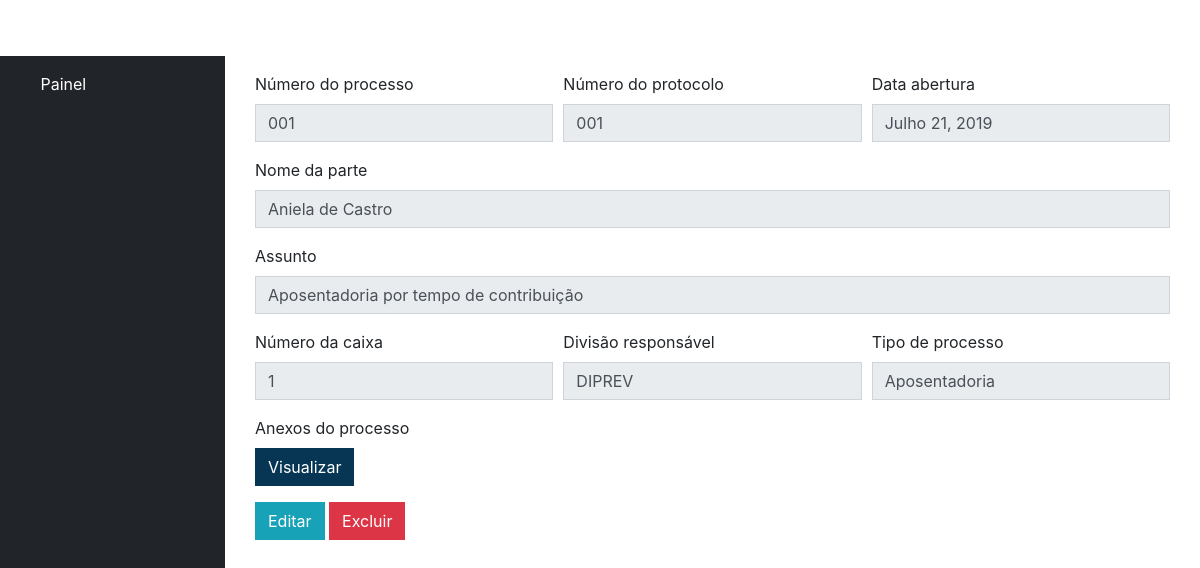
The app's page /listar/exibir/9 (signed in) with its own data.
### processo/models.py (models this page shows, shortened)
class Processo(models.Model):
    numero_processo = models.CharField(max_length=100, blank=False, null=False)
    protocolo_processo = models.CharField(max_length=100, blank=False, null=False)
    nome_parte_processo = models.CharField(max_length=100, blank=False, null=False)
    assunto_processo = models.CharField(max_length=250, blank=False, null=False)
    data_abertura_processo = models.DateField(blank=False, null=False)
    numero_caixa_processo = models.IntegerField()
    divisao_processo = models.ForeignKey(Divisao, on_delete=models.CASCADE)
    tipo_processo = models.ForeignKey(TipoDeProcesso, on_delete=models.CASCADE)
    arquivo_processo = models.FileField(upload_to=user_directory_path, default='sem_arquivo')
    criacao_registro = models.DateField(auto_now_add=True)
    modificacao_registro = models.DateField(auto_now=True)

class Divisao(models.Model):
    nome_divisao = models.CharField(max_length=250, blank=False, null=False)
    def __str__(self):
        return self.nome_divisao

class TipoDeProcesso(models.Model):
    nome_tipo = models.CharField(max_length=120, blank=False, null=False)
    def __str__(self):
        return self.nome_tipo

### processo/views.py (the view)
# urls.py: path('listar/exibir/<str:id>', views.exibir, name='exibir'),
@login_required
def exibir(request, id):
    obj = get_object_or_404(Processo, pk=id)
    return render(request, 'processo/exibir.html', {'form': obj})

### processo/templates/processo/exibir.html (shortened to what this page needs)
{% extends 'processo/base.html' %}
{% load tags %}
{% block content %}
    <div class="container-fluid">
        <div class="form-row">
            <div class="form-group col-md-4">
                <label for="numero_processo">Número do processo</label>
                <input class="form-control" type="text" value="{{ form.numero_processo }}" disabled>
            </div>
            <div class="form-group col-md-4">
                <label for="protocolo_processo">Número do protocolo</label>
                <input class="form-control" type="text" value="{{ form.protocolo_processo }}" disabled>
            </div>
            <div class="form-group col-md-4">
                <label for="data_abertura_processo">Data abertura</label>
                <input class="form-control" type="text" value="{{ form.data_abertura_processo }}" disabled>
            </div>
        </div>
        <div class="form-group">
            <label for="nome_parte_processo">Nome da parte</label>
            <input class="form-control" type="text" value="{{ form.nome_parte_processo }}" disabled>
        </div>
        <div class="form-group">
            <label for="assunto_processo">Assunto</label>
            <input class="form-control" type="text" value="{{ form.assunto_processo }}" disabled>
        </div>
        <div class="form-row">
            <div class="form-group col-md-4">
                <label for="numero_caixa_processo">Número da caixa</label>
                <input class="form-control" type="text" value="{{ form.numero_caixa_processo }}" disabled>
            </div>
            <div class="form-group col-md-4">
                <label for="divisao_processo">Divisão responsável</label>
                <input class="form-control" type="text" value="{{ form.divisao_processo }}" disabled>
            </div>
            <div class="form-group col-md-4">
                <label for="tipo_processo">Tipo de processo</label>
                <input class="form-control" type="text" value="{{ form.tipo_processo }}" disabled>
            </div>
        </div>
        <div class="form-row">
            <div class="form-group col-md-6">
                <label>Anexos do processo</label>
                <div class="custom-file">
                    <a class="btn btn-primary" href="{{ form.arquivo_processo.url }}">Visualizar</a>
                </div>
            </div>
        </div>
        <a class="btn btn-info" value="Editar" href="{% url 'editar' form.id %}">Editar</a>
        <a class="btn btn-danger" href="#Excluir" data-toggle="modal" data-target="#excluirModal">Excluir</a>
    </div>
{% endblock %}

### records on screen
Processo: numero_processo "001", protocolo_processo "001", data_abertura_processo "Julho 21, 2019", nome_parte_processo "Aniela de Castro", assunto_processo "Aposentadoria por tempo de contribuição", numero_caixa_processo "1", divisao_processo "DIPREV", tipo_processo "Aposentadoria"
